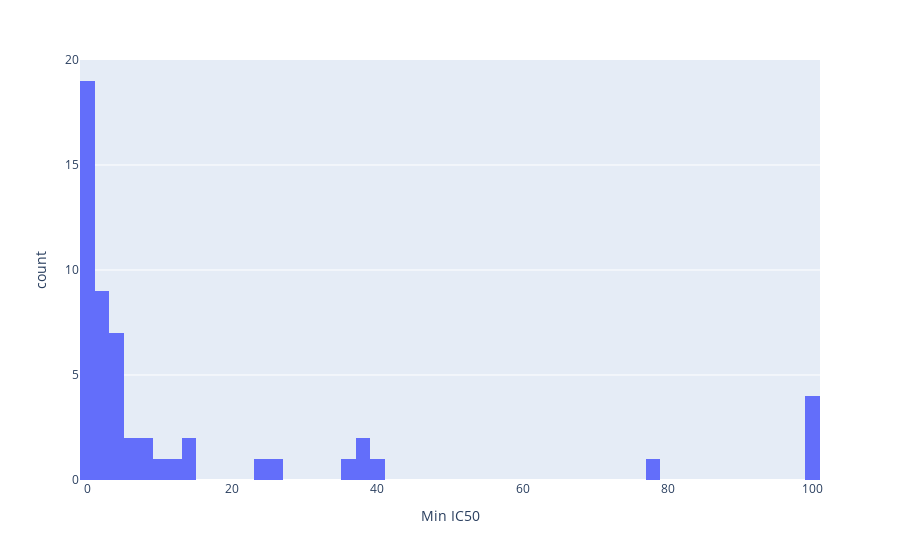

Source (notebook cell):
### Markdown cell above
Can we get a distribution in terms of IC50, i.e. number of unique submitters whose submissions led to IC50 < X uM, with X being the x-axis. 
This will help understand whether "power submitters" are fat-tailed, thus crowdsourcing is a good idea.

### Code cell
px.histogram(creators.loc[~creators['Min IC50'].isna()], 'Min IC50', nbins=50)

### Figure 1 — Plotly figure (JSON) as saved in the notebook; plotly's stock layout.template omitted (floating-point values rounded to 4 significant figures)
{"data": [{"alignmentgroup": "True", "bingroup": "x", "hovertemplate": "Min IC50=%{x}<br>count=%{y}<extra></extra>", "legendgroup": "", "marker": {"color": "#636efa", "pattern": {"shape": ""}}, "name": "", "nbinsx": 50, "offsetgroup": "", "orientation": "v", "showlegend": false, "type": "histogram", "x": [0.0416, 37.8, 0.0396, 0.0197, 0.05, 0.504, 8.3, 0.186, 35.7, 0.176, 0.084, 3.63, 0.522, 26, 1.1, 0.543, 0.359, 0.208, 7.78, 14.7, 3.74, 99, 10.6, 0.719, 14.2, 1.14, 0.537, 0.563, 3.24, 0.466, 2.17, 0.728, 3.06, 6.05, 0.425, 1.67, 11.3, 1.42, 1.98, 1.32, 99.5, 99.5, 4.35, 24.2, 99.5, 6.68, 2.72, 3.8, 40.2, 0.101, 4.76, 37.4, 1.89, 78.5], "xaxis": "x", "yaxis": "y"}], "layout": {"autosize": true, "barmode": "relative", "legend": {"tracegroupgap": 0}, "margin": {"t": 60}, "xaxis": {"anchor": "y", "autorange": true, "domain": [0, 1], "range": [-1, 101], "title": {"text": "Min IC50"}, "type": "linear"}, "yaxis": {"anchor": "x", "autorange": true, "domain": [0, 1], "range": [0, 20], "title": {"text": "count"}}}}
